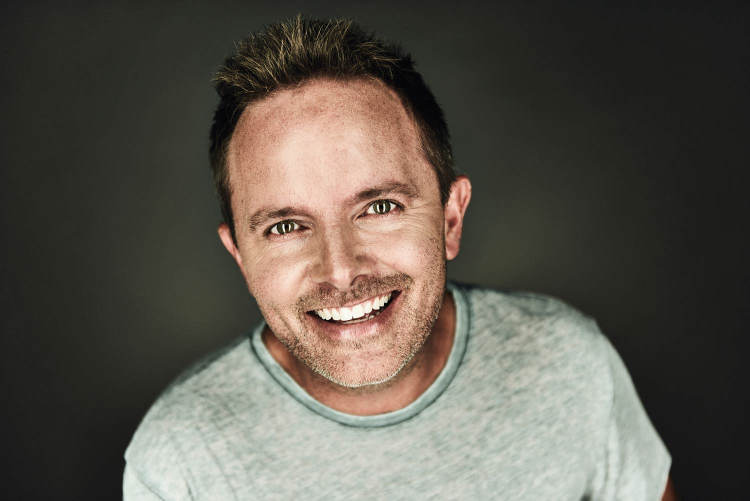
#> input picture image/chris-tomlin/download.jpg, 1500 x 1001 px, given in place of the camera (shown at 1/2 size)
$ jupyter execute --allow-errors FaceID_Test.ipynb   (older library calls are emulated)   (text cells are left out)
#> lines starting #> are read from the running program, lines starting #| are printed output that depends on the picture; after the words box and inside, x2 and y2 are one past the last pixel; in counts of white or black regions, pixels touching at a corner belong together
[cell 1]
import os
import cv2
import numpy as np
from PIL import Image
import pickle

[cell 2]
# image copy

name = 'JOSHUA-lee'

camera_dir = r'C:\Users\ML\Pictures\Camera Roll'
data_dir = r'C:\Users\ML\Documents\faceID\image'
name_dir = os.path.join(data_dir, name)
# create a target directory for each person
if not os.path.exists(name_dir):
    os.makedirs(name_dir)

for root, dirs, files in os.walk(camera_dir):
    for file in files:
        if file.endswith('jpg') or file.endswith('png'):
            path_src = os.path.join(root, file)
            path_target = os.path.join(name_dir, file)
            print(path_src)
            os.rename(path_src, path_target)

[cell 3]
import numpy as np
import cv2

cap = cv2.VideoCapture(0)

while(True):
    # Capture frame-by-frame
    ret, frame = cap.read()
#> frame is the input picture: shape (1001, 1500, 3); mean B, G, R 78.1, 87, 92.4

    # Display the resulting frame
    cv2.imshow('frame',frame)

#     # Display grayscale frames
#     gray = cv2.cvtColor(frame, cv2.COLOR_BGR2GRAY)
#     cv2.imshow('frame',gray)

    if cv2.waitKey(10) & 0xFF == ord('q'):
#> (key q is pressed here)
        break

# When everything done, release the capture
cap.release()
cv2.destroyAllWindows()

[cell 4]
import numpy as np
import cv2

# classifier input
face_cascade = cv2.CascadeClassifier('cascades/data/haarcascade_frontalface_alt2.xml')


# video w/rectangle
cap = cv2.VideoCapture(0)
color = (255, 0, 0) #BGR
stroke = 2


while(True):
    # Capture frame-by-frame
    ret, frame = cap.read()

    # Display grayscale frames
    gray = cv2.cvtColor(frame, cv2.COLOR_BGR2GRAY)
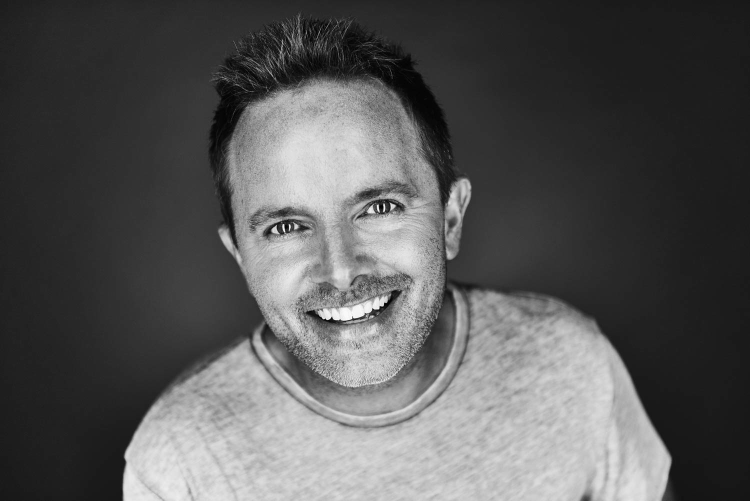
#> gray: shape (1001, 1500) (shown at 1/2 size); min 0, max 254, mean 87.7
    faces = face_cascade.detectMultiScale(gray, scaleFactor = 1.5, minNeighbors=5)
#> faces = [[423, 231, 513, 513]]
    for (x, y, w, h) in faces:

        # region of interest
        roi_gray = gray[y:y+h, x:x+w]
        roi_color = frame[y:y+h, x:x+w]

        img_item = 'my-image.png'
        cv2.imwrite(img_item, roi_gray)  # save roi image

        # rectable identifying faces
        end_cord_x = x + w
        end_cord_y = y + h
        cv2.rectangle(frame, (x,y), (end_cord_x, end_cord_y), color, stroke)
#> this loop made 1 pass
#> (x, y, w, h, img_item, end_cord_x, end_cord_y) on pass 1: (423, 231, 513, 513, 'my-image.png', 936, 744)
#> pass 1, `roi_gray = gray[y:y+h, x:x+w]`:
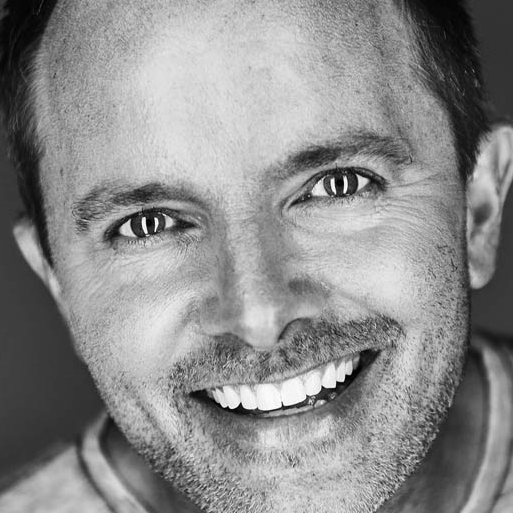
#> roi_gray: shape (513, 513); min 0, max 254, mean 140
#> pass 1, `roi_color = frame[y:y+h, x:x+w]`:
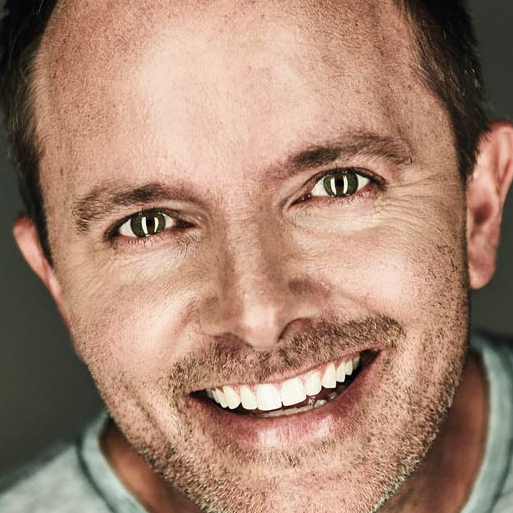
#> roi_color: shape (513, 513, 3); mean B, G, R 112.7, 132, 166
#> after the loop:
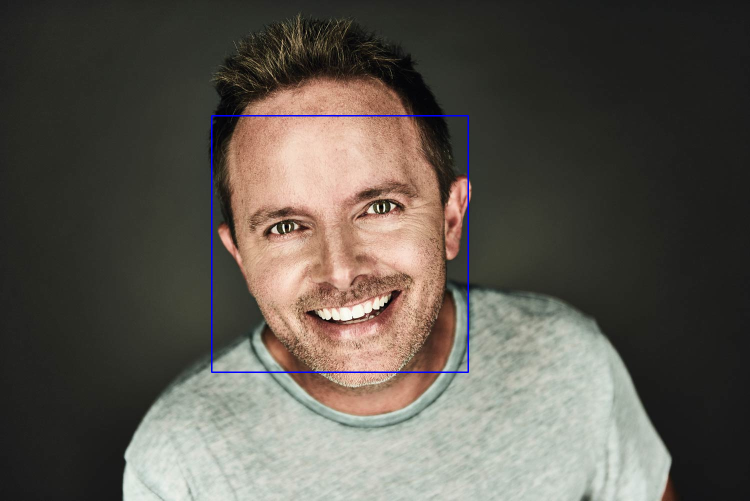
#> frame: shape (1001, 1500, 3) (shown at 1/2 size); 0.41% of pixels changed, all inside (x1, y1, x2, y2) = (422, 230, 938, 746)

    cv2.imshow('frame',frame)

    if cv2.waitKey(10) & 0xFF == ord('q'):
#> (key q is pressed here)
        break

# When everything done, release the capture
cap.release()
cv2.destroyAllWindows()
